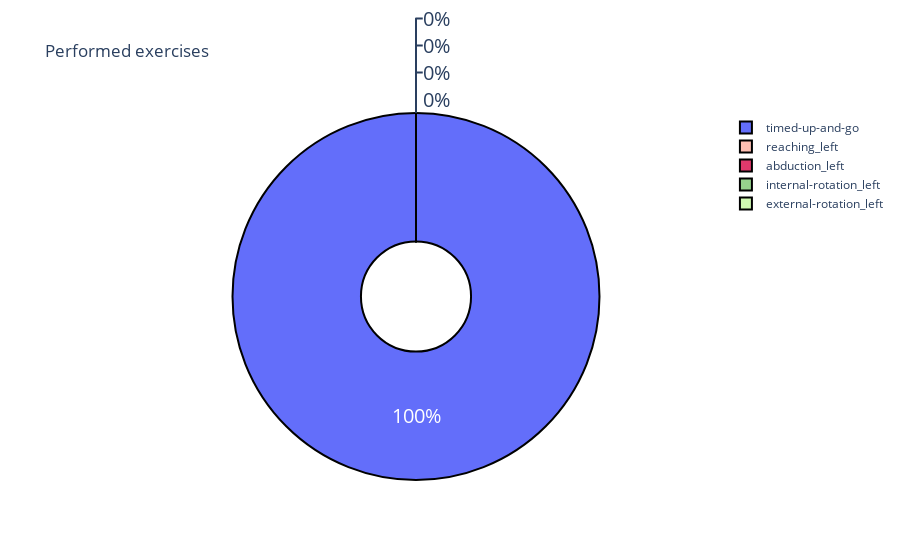

The cell this chart's notebook holds for it:
### Markdown cell above
The exercises performed by the patient during the months under analysis are grouped as following:

### Code cell
labels = ["reaching_left","abduction_left","internal-rotation_left","external-rotation_left","timed-up-and-go"]
values = [tagex.count("reaching_left"), tagex.count("abduction_left"), tagex.count("internal_rotation_left"), 
          tagex.count("external_rotation_left"), tagex.count("tug")]
colors = ['#FEBFB3', '#E1396C', '#96D38C', '#D0F9B1']

trace = go.Pie(labels=labels, values=values,
               #hoverinfo='label+percent', textinfo='value', 
               textfont=dict(size=20),
               marker=dict(colors=colors, 
                           line=dict(color='#000000', width=2)),
               hoverinfo="label+percent+value",
               hole=0.3
              )
layout = go.Layout(
        title="Performed exercises",
)
data = [trace]
fig = go.Figure(data=data,layout=layout)
iplot(fig)

### Figure 1 — Plotly figure (JSON) as saved in the notebook; plotly's stock layout.template omitted (floating-point values rounded to 4 significant figures)
{"data": [{"hole": 0.3, "hoverinfo": "label+percent+value", "labels": ["reaching_left", "abduction_left", "internal-rotation_left", "external-rotation_left", "timed-up-and-go"], "marker": {"colors": ["#FEBFB3", "#E1396C", "#96D38C", "#D0F9B1"], "line": {"color": "#000000", "width": 2}}, "textfont": {"size": 20}, "type": "pie", "values": [0, 0, 0, 0, 1]}], "layout": {"title": {"text": "Performed exercises"}}}
